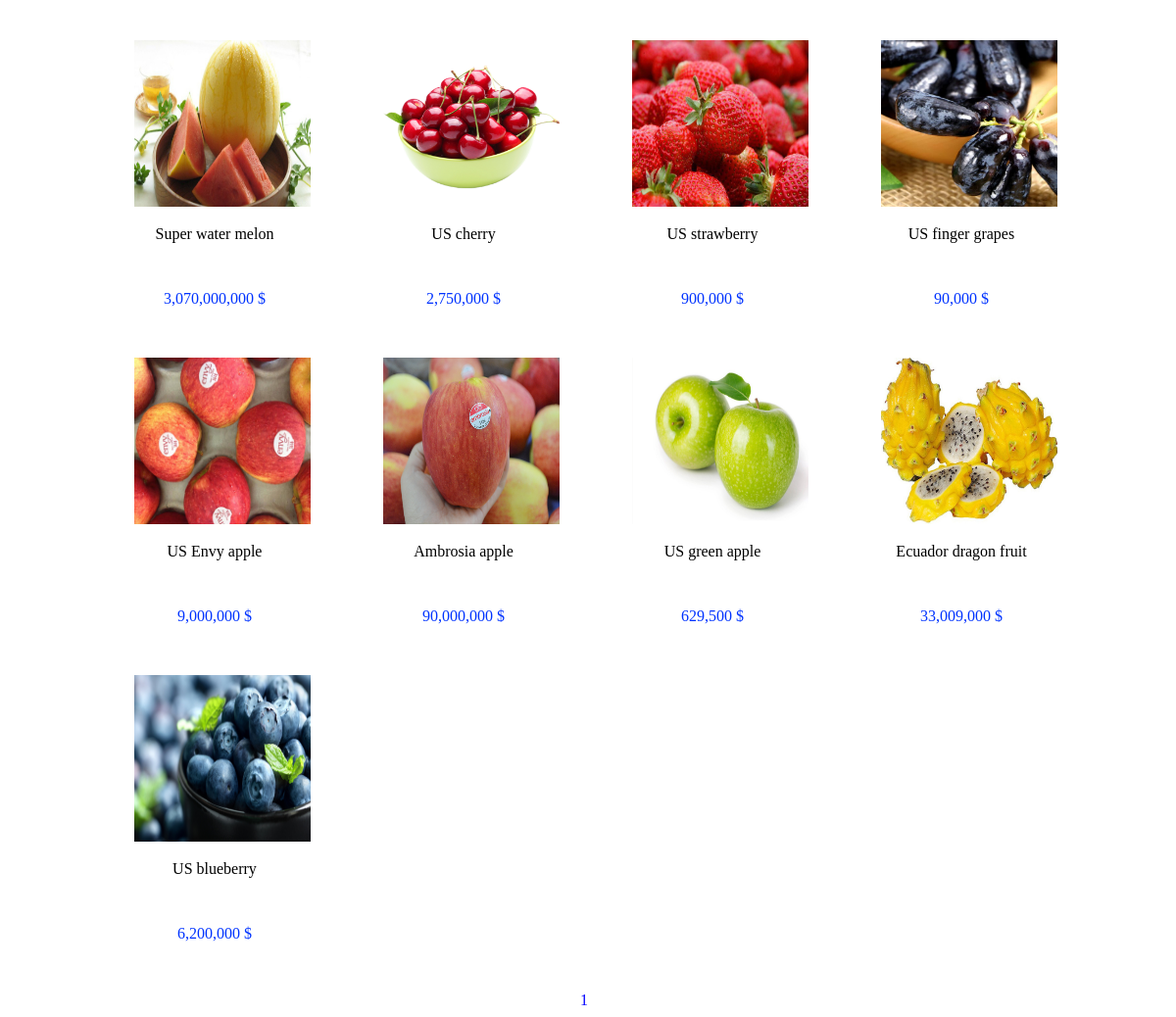
Screenshot of /fruits.php with the database file from the repository.
### tables this page shows
CREATE TABLE `product` (
  `Code` int(11) NOT NULL,
  `ItemCode` int(11) NOT NULL,
  `Image` varchar(200) NOT NULL,
  `Item` varchar(200) NOT NULL,
  `Price` double NOT NULL
);

### fruits.php (the view, shortened to what this page needs)
<!DOCTYPE html PUBLIC "-//W3C//DTD XHTML 1.0 Transitional//EN" "http://www.w3.org/TR/xhtml1/DTD/xhtml1-transitional.dtd">
<html xmlns="http://www.w3.org/1999/xhtml">
<head>
    <link rel="stylesheet" href="//code.jquery.com/ui/1.12.1/themes/base/jquery-ui.css" />
    <link rel="stylesheet" href="/resources/demos/style.css" />
</head>
<center>
    <body>
        <?php
        include("include/open.php");
        $sosp1trang = 16;
        if (isset($_GET["trang"])) {
            $trang = $_GET["trang"];
            settype($trang, "int");
        } else {
            $trang = 1;
        }
        ?>
        <table style="padding-top:30px" width="170px">
            <tr>
                <?php
                $from = ($trang - 1) * $sosp1trang;
                $sql = "select * from product where ItemCode = 1 limit $from, $sosp1trang";
                $result = mysqli_query($conn, $sql);
                $dem = 0;
                while ($row = mysqli_fetch_array($result)) {
                    $dem++
                    ?>
                    <td>
                        <table height="150px" width="250px" align="center">
                            <div class="container-sp">
                                <a href="?tem=7&Code=<?php echo ($row["Code"]); ?>"><img src="<?php echo "product-images/" . $row["Image"]; ?>" style="width:180px; height:170px" class="image" /></a>
                            </div>
                            <tr align="center">
                                <td><?php echo ($row["Item"]); ?></td>
                            </tr>
                            <tr align="center">
                                <td>
                                    <font color="#0033FF"><?php echo number_format($row["Price"]) . " $</p>"; ?></font>
                                </td>
                            </tr>
                        </table>
                    </td>
                    <?php
                        if ($dem % 4 == 0) {
                            ?>
            </tr>
            <tr>
        <?php
            }
        }
        ?>
            </tr>
        </table>
        <?php
        $sql = "select * from product where ItemCode = 1";
        $result1 = mysqli_query($conn, $sql);
        $demrow = mysqli_num_rows($result1);
        $sotrang = ceil($demrow / $sosp1trang);
        for ($t = 1; $t <= $sotrang; $t++) {
            echo "<a href='home.php?tem=2&trang=$t' style='color:blue; text-decoration:none'>$t&nbsp;&nbsp;</a>";
        }
        ?>
    </body>
</center>
</html>

### style.css (style rules this page uses)
html { scroll-behavior: smooth; }
* { box-sizing: border-box; }

### fruits.php (style rules this page uses)
.container-sp { position: relative; width: 50%; margin: auto }
.image { display: block; width: 100px; height: 125px; margin-left: -20px; }

### rows the page displays
product: Image (picture), Item "Super water melon", Price "3,070,000,000"
product: Image (picture), Item "US cherry", Price "2,750,000"
product: Image (picture), Item "US strawberry", Price "900,000"
product: Image (picture), Item "US finger grapes", Price "90,000"
product: Image (picture), Item "US Envy apple", Price "9,000,000"
product: Image (picture), Item "Ambrosia apple", Price "90,000,000"
product: Image (picture), Item "US green apple", Price "629,500"
product: Image (picture), Item "Ecuador dragon fruit", Price "33,009,000"
product: Image (picture), Item "US blueberry", Price "6,200,000"
